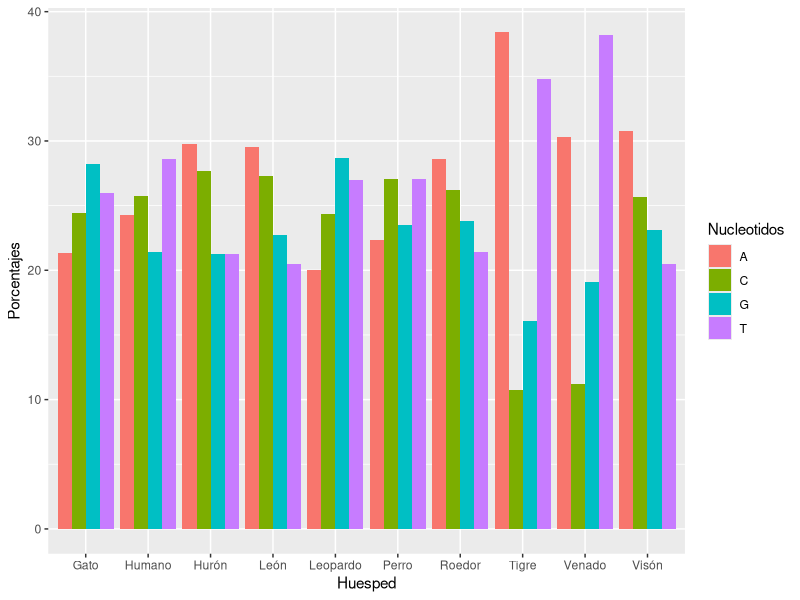
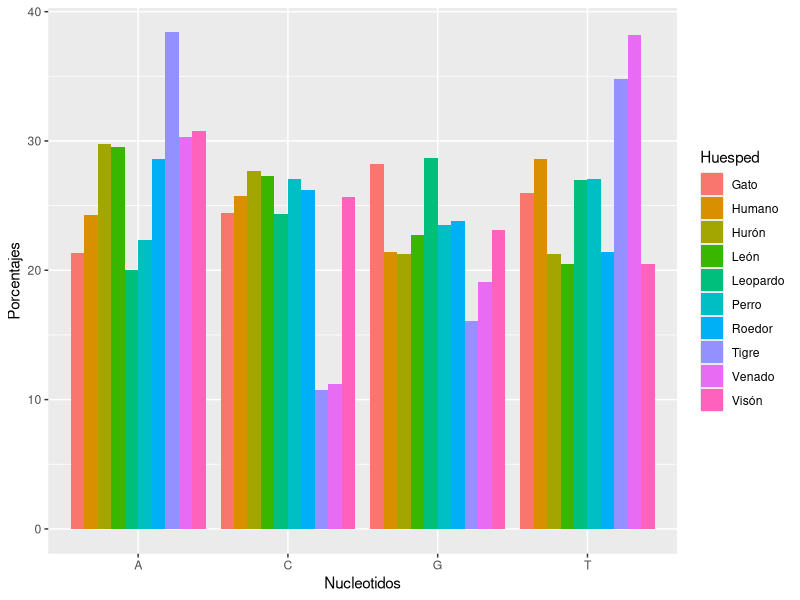

These charts were generated, in order, by the following R code: (Note: this script raises an error after producing the figures.)
#Eric Manuel Navarro Martínez 	A01746219
#Laura Andrea Quiroz Ortega      A01026486
#Esteban Valle Sánchez      A01747146
#Análisis y comparación de las secuencias de nucleotidos del SARS-CoV-2 de diferentes especies
#Editado después de cali

dividir_vector <- function(sec)
{
  sec_cont <- gsub("[\r\n]", "", sec)
  sec_split <- c(strsplit(sec_cont, split = ""))
  return(sec_split[[1]])
}


calcular_longitud <- function(sec) 
{
  lengthsec <- length(sec)
  return(lengthsec)
}


calcular_porcentaje_l <- function(sec, l)
{
  vec_l <- list()
  for (a in sec)
  {
    if (a == l)
    {
      vec_l = c(vec_l, a)
    }
  }
  promedio_l <- calcular_longitud(vec_l)*100/length(sec)
  return(promedio_l)
  
}

hacer_dataframe <- function(sec1, sec2, sec3, sec4, sec5, sec6, sec7, sec8, sec9, sec10)
{
  df <- data.frame(Huesped = rep(c("Humano", "Perro", "León", "Venado", "Roedor", "Leopardo", "Tigre", "Visón", "Hurón", "Gato"), each = 4),
                   Nucleotidos = rep(c('A', 'T', 'G', 'C'), times = 10),
                   Porcentajes = c(calcular_porcentaje_l(sec1, "A"), calcular_porcentaje_l(sec1, "T"), calcular_porcentaje_l(sec1, "G"), calcular_porcentaje_l(sec1, "C"),
                                   calcular_porcentaje_l(sec2, "A"), calcular_porcentaje_l(sec2, "T"), calcular_porcentaje_l(sec2, "G"), calcular_porcentaje_l(sec2, "C"),
                                   calcular_porcentaje_l(sec3, "A"), calcular_porcentaje_l(sec3, "T"), calcular_porcentaje_l(sec3, "G"), calcular_porcentaje_l(sec3, "C"),
                                   calcular_porcentaje_l(sec4, "A"), calcular_porcentaje_l(sec4, "T"), calcular_porcentaje_l(sec4, "G"), calcular_porcentaje_l(sec4, "C"),
                                   calcular_porcentaje_l(sec5, "A"), calcular_porcentaje_l(sec5, "T"), calcular_porcentaje_l(sec5, "G"), calcular_porcentaje_l(sec5, "C"),
                                   calcular_porcentaje_l(sec6, "A"), calcular_porcentaje_l(sec6, "T"), calcular_porcentaje_l(sec6, "G"), calcular_porcentaje_l(sec6, "C"),
                                   calcular_porcentaje_l(sec7, "A"), calcular_porcentaje_l(sec7, "T"), calcular_porcentaje_l(sec7, "G"), calcular_porcentaje_l(sec7, "C"),
                                   calcular_porcentaje_l(sec8, "A"), calcular_porcentaje_l(sec8, "T"), calcular_porcentaje_l(sec8, "G"), calcular_porcentaje_l(sec8, "C"),
                                   calcular_porcentaje_l(sec9, "A"), calcular_porcentaje_l(sec9, "T"), calcular_porcentaje_l(sec9, "G"), calcular_porcentaje_l(sec9, "C"),
                                   calcular_porcentaje_l(sec10, "A"), calcular_porcentaje_l(sec10, "T"), calcular_porcentaje_l(sec10, "G"), calcular_porcentaje_l(sec10, "C"))
  )
  df                 
  
}

hacer_grafica_grouped_bars_v <- function(datafr)
{
  library(ggplot2)
  
  ggplot(datafr, aes(fill = Nucleotidos, y = Porcentajes, x = Huesped)) + 
    geom_bar(position='dodge', stat='identity')
}


hacer_grafica_grouped_bars_n <- function(datafr)
{
  library(ggplot2)
  
  ggplot(datafr, aes(fill = Huesped, y = Porcentajes, x = Nucleotidos)) + 
    geom_bar(position='dodge', stat='identity')
}


comparar_secuencias <- function(vec1, vec2, nombre)
{
  longitud <- 0
  longitud_vector <- length(vec1)
  if (longitud_vector > length(vec2))
  { 
    for (i in 1:length(vec2))
    {
      if (vec1[i] == vec2[i])
      {
        longitud = longitud + 1
      }
    }
    porcentaje_similitud = longitud*100/calcular_longitud(vec2)
    sec_porc = c(nombre, porcentaje_similitud)
  }
  else 
  {
    for (i in 1:longitud_vector)
    {
      if (vec1[i] == vec2[i])
      {
        longitud = longitud + 1
      }
    }
    porcentaje_similitud = longitud*100/calcular_longitud(vec1)
    sec_porc = c(nombre, porcentaje_similitud)
  }
  return(sec_porc)
}

ordenar_porcentajes <- function(lista_porcentajes)
{
  porcent_ordenados = sort(lista_porcentajes, decreasing = TRUE)
  return(porcent_ordenados)
}

ordenar_secuencias <- function(lista_buena, lista)
{
  for (i in 1:length(lista))
  {
    if (lista[i] == lista_buena[1])
    {
      primero = c(lista[i-1], lista[i])
    }
    else if (lista[i] == lista_buena[2])
    {
      segundo = c(lista[i-1], lista[i])
    }
    else if (lista[i] == lista_buena[3])
    {
      tercero = c(lista[i-1], lista[i])
    }
    else if (lista[i] == lista_buena[4])
    {
      cuarto = c(lista[i-1], lista[i])
    }
    else if (lista[i] == lista_buena[5])
    {
      quinto = c(lista[i-1], lista[i])
    }
    else if (lista[i] == lista_buena[6])
    {
      sexto = c(lista[i-1], lista[i])
    }
    else if (lista[i] == lista_buena[7])
    {
      septimo = c(lista[i-1], lista[i])
    }
    else if (lista[i] == lista_buena[8])
    {
      octavo = c(lista[i-1], lista[i])
    }
    else if (lista[i] == lista_buena[9])
    {
      noveno = c(lista[i-1], lista[i])
    }
    else if (lista[i] == lista_buena[10])
    {
      decimo = c(lista[i-1], lista[i])
    }
  }
  sec_ordenada <- c(primero, segundo, tercero, cuarto, quinto, sexto, septimo, octavo, noveno, decimo)
  return(sec_ordenada)
}

ordenar_secuencia <- function(lista)
{
  
}

human <- c("Humano", "ATGGAGAGCCTTGTCCCTGGTTTCAACGAGAAAACACACGTCCAACTCAGTTTGCCTGTTTTACAGGTTC")
dog <- c("Perro", "ATGGAGAGCCTTGTCCCTGGTTTCAACGAGAAAACACACGTCCAACTCAGTTTGCCTGTTTTACAGGTTC
GCGACGTGCTCGTAC")
lion <- c("León", "ATGGAGAGCCTTGTCCCTGGTTTCAACGAGAAAACACACGTCCA")
dear <- c("Venado", "AGATTGCTGATTATAATTATAAATTANCAGATGATTTTACAGGCTGCGTTATAGCTTGGAATTCTAACAA
TCTTGATTCTAAGGTTGGT")
rodent <- c("Roedor", "ATGGAGAGCCTTGTCCCTGGTTTCAACGAGAAAACACACGTC")
leopard <- c("Leopardo", "ATGGAGAGCCTTGTCCCTGGTTTCAACGAGAAAACACACGTCCAACTCAGTTTGCCTGTTTTACAGGTTC
GCGACGTGCTCGTACGTGGCTTTGGAGACTCCGTGGAGGAGGTCT")
tiger <- c("Tigre", "AAAAGAAGGTCAAATCAATGATATGATTTTATCTCTTCTTAGTAAAGGTAGACTTATAATTAGAGAAAAC
AACAGAGTTGTTATTTCTAGTGATGTTCTTGTTAACAACTAA")
mink <- c("Visón", "ATGGAGAGCCTTGTCCCTGGTTTCAACGAGAAAACACAC")
ferret <- c("Hurón", "ATGGAGAGCCTTGTCCCTGGTTTCAACGAGAAAACACACGTCCAACT")
cat <- c("Gato", "ATGGAGAGCCTTGTCCCTGGTTTCAACGAGAAAACACACGTCCAACTCAGTTTGCCTGTTTTACAGGTTC
GCGACGTGCTCGTACGTGGCTTTGGAGACTCCGTGGAGGAGGTCTTATCAGAGGCACGTCA")

humans <- dividir_vector(human[2])
dogs <- dividir_vector(dog[2])
lions <- dividir_vector(lion[2])
dears <- dividir_vector(dear[2])
rodents <- dividir_vector(rodent[2])
leopards <- dividir_vector(leopard[2])
tigers <- dividir_vector(tiger[2])
minks <- dividir_vector(mink[2])
ferrets <- dividir_vector(ferret[2])
cats <- dividir_vector(cat[2])

cat("Longitud de la secuencia del virus de humano:", calcular_longitud(humans), "\n")
cat("Longitud de la secuencia del virus de perro:", calcular_longitud(dogs), "\n")
cat("Longitud de la secuencia del virus de león:", calcular_longitud(lions), "\n")
cat("Longitud de la secuencia del virus de venado:", calcular_longitud(dears), "\n")
cat("Longitud de la secuencia del virus de roedor:", calcular_longitud(rodents), "\n")
cat("Longitud de la secuencia del virus de leopardo:", calcular_longitud(leopards), "\n")
cat("Longitud de la secuencia del virus de tigre:", calcular_longitud(tigers), "\n")
cat("Longitud de la secuencia del virus de visón:", calcular_longitud(minks), "\n")
cat("Longitud de la secuencia del virus de hurón:", calcular_longitud(ferrets), "\n")
cat("Longitud de la secuencia del virus de gato:", calcular_longitud(cats), "\n")


data_fr = hacer_dataframe(humans, dogs, lions, dears, rodents, leopards, tigers, minks, ferrets, cats)
hacer_grafica_grouped_bars_v(data_fr)
hacer_grafica_grouped_bars_n(data_fr)


hu <- dividir_vector(human[2])
nombre_hu <- human[1]
do <- dividir_vector(dog[2])
nombre_do <- dog[1]
li <- dividir_vector(lion[2])
nombre_li <- lion[1]
de <- dividir_vector(dear[2])
nombre_de <- dear[1]
ro <- dividir_vector(rodent[2])
nombre_ro <- rodent[1]
le <- dividir_vector(leopard[2])
nombre_le <- leopard[1]
ti <- dividir_vector(tiger[2])
nombre_ti <- tiger[1]
mi <- dividir_vector(mink[2])
nombre_mi <- mink[1]
fe <- dividir_vector(ferret[2])
nombre_fe <- ferret[1]
ca <- dividir_vector(cat[2])
nombre_ca <- cat[1]

simil_huxhu <- comparar_secuencias(hu, hu, nombre_hu)
simil_huxdo <- comparar_secuencias(hu, do, nombre_do)
simil_huxli <- comparar_secuencias(hu, li, nombre_li)
simil_huxde <- comparar_secuencias(hu, de, nombre_de)
simil_huxro <- comparar_secuencias(hu, ro, nombre_ro)
simil_huxle <- comparar_secuencias(hu, le, nombre_le)
simil_huxti <- comparar_secuencias(hu, ti, nombre_ti)
simil_huxmi <- comparar_secuencias(hu, mi, nombre_mi)
simil_huxfe <- comparar_secuencias(hu, fe, nombre_fe)
simil_huxca <- comparar_secuencias(hu, ca, nombre_ca)


porcentajes = c(as.numeric(simil_huxhu[2]), as.numeric(simil_huxdo[2]), as.numeric(simil_huxli[2]), as.numeric(simil_huxde[2]), as.numeric(simil_huxro[2]), as.numeric(simil_huxle[2]), as.numeric(simil_huxti[2]), as.numeric(simil_huxmi[2]), as.numeric(simil_huxfe[2]), as.numeric(simil_huxca[2]))
porc_ord <- ordenar_porcentajes(porcentajes)

sec_nom_porcent = c(simil_huxhu, simil_huxdo, simil_huxli, simil_huxde, simil_huxro, simil_huxle, simil_huxti, simil_huxmi, simil_huxfe, simil_huxca)

ordenada <- ordenar_secuencias(porc_ord, sec_nom_porcent)

cat("Porcentaje de similitud con la secuencia del virus de humano \n")
cat(ordenada[1], ordenada[2], "\n")
cat(ordenada[3], ordenada[4], "\n")
cat(ordenada[5], ordenada[6], "\n")
cat(ordenada[7], ordenada[8], "\n")
cat(ordenada[9], ordenada[10], "\n")
cat(ordenada[11], ordenada[12], "\n")
cat(ordenada[13], ordenada[14], "\n")
cat(ordenada[15], ordenada[16], "\n")
cat(ordenada[17], ordenada[18], "\n")
cat(ordenada[19], ordenada[20], "\n")


#Referencias
#Human (OM570283.1) : NCBI. (2022). Severe acute respiratory syndrome coronavirus 2 isolate SARS-CoV-2/human/BGD/TND-04-0748/2022 ORF1ab polyprotein (ORF1ab), ORF1a polyprotein (ORF1ab), surface glycoprotein (S), ORF3a protein (ORF3a), envelope protein (E), membrane glycoprotein (M), ORF6 protei.... Recuperado de: https://www.ncbi.nlm.nih.gov/nuccore/OM570283.1
#Dog (OK539641.1): NCBI. (2021). Severe acute respiratory syndrome coronavirus 2 isolate SARS-CoV-2/Canis lupus familiaris/THA/CU27791/2021 ORF1ab polyprotein (ORF1ab), ORF1a polyprotein (ORF1ab), surface glycoprotein (S), ORF3a protein (ORF3a), envelope protein (E), membrane glycoprotein (M)... Recuperado de: https://www.ncbi.nlm.nih.gov/nuccore/OK539641.1
#Lion (OM181956.1): NCBI. (2022). Severe acute respiratory syndrome coronavirus 2 isolate SARS-CoV-2/Panthera leo/USA/CO-CDPHE-2102014241/2021 ORF1ab polyprotein (ORF1ab), ORF1a polyprotein (ORF1ab), surface glycoprotein (S), ORF3a protein (ORF3a), envelope protein (E), membrane glycoprotein (.... Recuperado de: https://www.ncbi.nlm.nih.gov/nuccore/OM181956.1
#Dear (ON350846.1): NCBI. (2022). Severe acute respiratory syndrome coronavirus 2 isolate SARS-CoV-2/Odocoileus virginianus/USA/VSP3614/2021 surface glycoprotein (S) gene, partial cds Recuperado de: https://www.ncbi.nlm.nih.gov/nuccore/ON350846.1
#Rodent (OL913103.2): NCBI. (2021). Severe acute respiratory syndrome coronavirus 2 isolate SARS-CoV-2/Rodent/CHN/BMA8/2020, complete genome. Recuperado de: https://www.ncbi.nlm.nih.gov/nuccore/OL913103.2
#Leopard (OL752440.1): NCBI. (2021). Severe acute respiratory syndrome coronavirus 2 isolate SARS-CoV-2/Prionailurus bengalensis euptilurus/CZE/4102-5/2021 ORF1ab polyprotein (ORF1ab), ORF1a polyprotein (ORF1ab), surface glycoprotein (S), ORF3a protein (ORF3a), envelope protein (E), membrane glyc.... Recuperado de: https://www.ncbi.nlm.nih.gov/nuccore/OL752440.1
#Tiger (MT724347.1): NCBI. (2020). Severe acute respiratory syndrome coronavirus 2 isolate SARS-CoV-2/Panthera tigris/USA/tiger-5-040420/2020 ORF1ab polyprotein, 2'-O-ribose methyltransferase region, (ORF1ab) gene, partial cds; surface glycoprotein (S) gene, complete cds; and ORF3a protein (ORF... Recuperado de: https://www.ncbi.nlm.nih.gov/nuccore/MT724347.1 
#Mink (MW626385.1): NCBI. (2021). Severe acute respiratory syndrome coronavirus 2 isolate SARS-CoV-2/mink/USA/WI-CDC-3892840-001/2020, complete genome. Recuperado de: https://www.ncbi.nlm.nih.gov/nuccore/MW626385.1
#Ferret (MZ433219.1): NCBI. (2021).Severe acute respiratory syndrome coronavirus 2 isolate SARS-CoV-2/ferret/USA/G452/2021 ORF1ab polyprotein (ORF1ab), ORF1a polyprotein (ORF1ab), surface glycoprotein (S), ORF3a protein (ORF3a), envelope protein (E), membrane glycoprotein (M), ORF6 protein (ORF....  Recuperado de: https://www.ncbi.nlm.nih.gov/nuccore/MZ433219.1 
#Cat (MW064259.1): NCBI. (2020). Severe acute respiratory syndrome coronavirus 2 isolate SARS-CoV-2/Cat/CHL/UCH_NRL_014/2020, complete genome Recuperado de: https://www.ncbi.nlm.nih.gov/nuccore/MW064259.1
